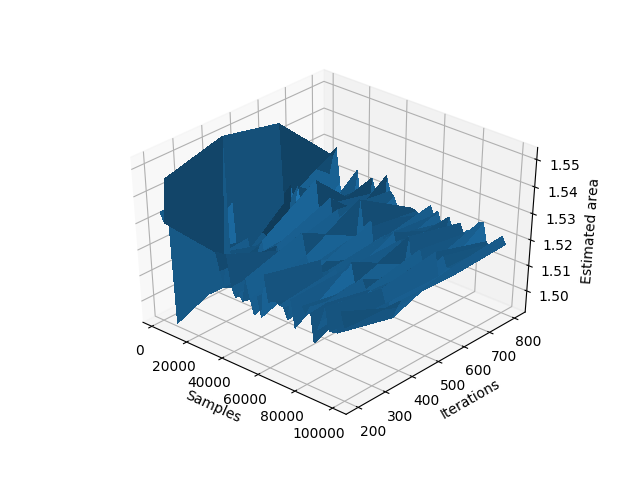

This figure's Python source:
# Import packages
from matplotlib import pyplot as plt
from matplotlib import colors
from matplotlib import cm
from mpl_toolkits.mplot3d import Axes3D
from scipy import stats
from numba import jit
from tqdm import tqdm
import numpy as np
import pandas as pd
import math
import itertools
import random

MAXITER = 300
CMAP = 'gnuplot2'
DPI = 300

# Functions needed to compute the Mandelbrot set (adapted from https://gist.github.com/jfpuget/60e07a82dece69b011bb)
@jit
def mandelbrot(c, maxiter):
    z = c
    for n in range(maxiter):
        if abs(z) > 3:
            return n
        z = z*z + c
    return 0

@jit
def mandelbrot_set(xmin, xmax, ymin, ymax, width, height, maxiter):
    r1 = np.linspace(xmin, xmax, width)
    r2 = np.linspace(ymin, ymax, height)
    n3 = np.empty((width, height))
    for i in range(width):
        for j in range(height):
            n3[i,j] = mandelbrot(r1[i] + 1j*r2[j], maxiter)
    return (r1, r2, n3)

def mandelbrot_image(xmin, xmax, ymin, ymax, width, height, maxiter, cmap):
    img_width = DPI * width
    img_height = DPI * height
    x,y,z = mandelbrot_set(xmin ,xmax, ymin, ymax, img_width, img_height, maxiter)

    fig, ax = plt.subplots(figsize=(width, height), dpi=DPI)
    ticks = np.arange(0, img_width+1, int(img_width/4))
    x_ticks = xmin + (xmax-xmin)*ticks/img_width
    plt.xticks(ticks, x_ticks)
    y_ticks = ymin + (ymax-ymin)*ticks/img_width
    plt.yticks(ticks, y_ticks)

    norm = colors.PowerNorm(0.5)
    ax.imshow(z.T, cmap=cmap, origin='lower', norm=norm)
    plt.show()

# Basic hit and miss algorithm
def basic_hit_miss(shots):
    hits = 0
    for s in range(shots):
        x_random = random.randint(0, img_width-1)
        y_random = random.randint(0, img_height-1)
        if(z[x_random, y_random] == 0):
            hits += 1
    estimated_area = (hits / shots) * total_area
#     print(estimated_area)
    error = abs(estimated_area - mandelbrot_area)
#     print(error)
    return estimated_area, error

# Estimation of area of mandelbrot set using selected parameter settings
img_width = DPI * 5
img_height = DPI * 5
xmin, xmax, ymin, ymax = -2, 1, -1.5, 1.5
x,y,z = mandelbrot_set(xmin, xmax, ymin, ymax, img_width, img_height, maxiter = MAXITER)
mandelbrot_pixels = np.sum(z == 0)
mandelbrot_ratio = mandelbrot_pixels / (img_width * img_height)
total_area = abs(xmin - xmax) * abs(ymin - ymax)
mandelbrot_area = mandelbrot_ratio * total_area

# x = [100, 1000, 2000, 5000, 10000, 50000, 100000]
x = [2000*i for i in range(1, 51)]
print(x)
# s = [100, 300, 500, 700, 900]
s = [200, 400, 600, 800]
grid = np.meshgrid(x,s)

reps = 10
totals = np.zeros((len(s), len(x)))
for i in tqdm(range(reps)):
    for si in range(len(s)):
#         MAXITER = s[si]
#         DPI = s[si]
#         result = []
        for j in range(len(x)):
            estimated_area, error = basic_hit_miss(x[j])
            totals[si][j] += estimated_area

totals = totals/reps
print(totals)
# totals = np.array(totals)
# mean, std = [], []
# for i in range(len(x)):
#     mean.append(np.mean(totals[:, i]))
#     std.append(np.std(totals[:, i]))
# plt.figure()
# plt.plot(x, mean, color="blue")
# plt.yscale('log')
# plt.show()
fig = plt.figure()
ax = fig.gca(projection='3d')
surf = ax.plot_surface(grid[0], grid[1], totals, linewidth=0, antialiased=False)

ax.view_init(10, 200)
ax.set_xlabel('Samples')
ax.set_ylabel('Iterations')
ax.set_zlabel('Estimated area')
plt.show()
